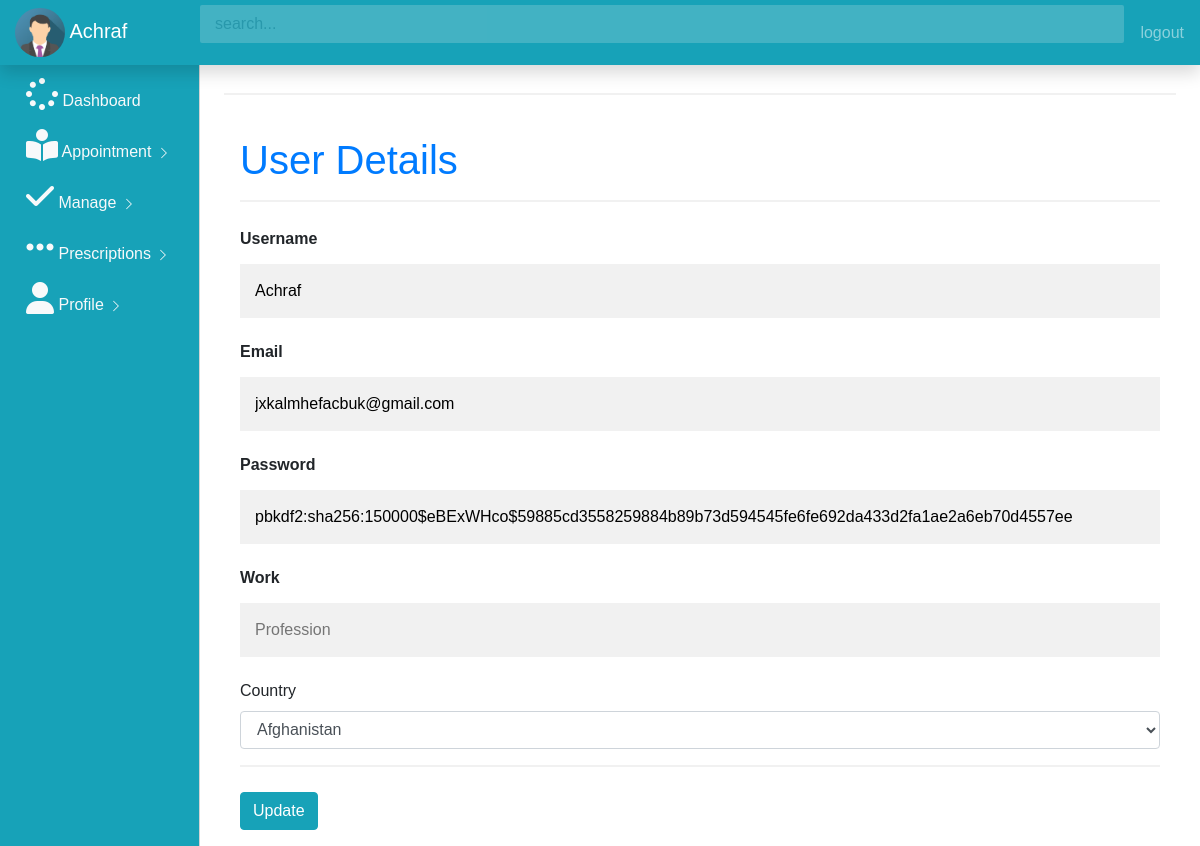
The app's page /change_profile (signed in) with its own data.
### app.py (models this page shows, shortened)
class User(UserMixin, db.Model):
    id = db.Column(db.Integer, primary_key=True)
    username = db.Column(db.String(100))
    email = db.Column(db.String(100), unique=True)
    password = db.Column(db.String(100))
    doctor = db.Column(db.Boolean)
    admin = db.Column(db.Boolean)
    work = db.Column(db.String(100))
    country = db.Column(db.String(100))
    image = db.Column(db.String(100))
    @property
    def unhashed_password(self):
        raise AttributeError('cannot view unhased password')
    appointment_by = db.relationship('Appointments',
                                     foreign_keys='Appointments.asked_by_id',
                                     backref='asker',
                                     lazy=True
                                     )
    Receive_by = db.relationship('Notiication',
                                 foreign_keys='Notiication.receive_by_id',
                                 backref='reciever',
                                 lazy=True
                                 )
    Sender_by = db.relationship('Notiication',
                                foreign_keys='Notiication.doctor_id',
                                backref='sender',
                                lazy=True
                                )
    answers_requested = db.relationship('Appointments',
                                        foreign_keys='Appointments.doctor_id',
                                        backref='expert',
                                        lazy=True
                                        )

### app.py (the view)
@app.route('/change_profile')  # 200
@login_required
def change_profile():
    get_usors = User.query.all()
    owner = User.query.filter_by(
        email=current_user.email, password=current_user.password, admin=False, doctor=False).first()
    if not owner:
        flash("Kindly login as patient !")
        return redirect(url_for('home'))
    else:
        return render_template('profile.html', users=get_usors)

### app.py (called while the page is built)
@login_manager.user_loader
def load_user(user_id):
    return User.query.get(int(user_id))

### templates/profile.html (shortened to what this page needs)
{% include 'plane_dash.html' %}
{% block body %}
<main role="main" class="col-md-9 ml-sm-auto col-lg-10 px-4">
    <hr>
    <form action="{{url_for('update_profile')}}" method = "POST">
        <div class="container">
          <h1 class="text-primary">User Details</h1>
          <hr>
          <label for="username"><b>Username</b></label>
          <input type="text" placeholder="Enter username" name="username" id="username" value = "{{current_user.username}}" required>
          <label for="email"><b>Email</b></label>
          <input type="text" placeholder="Enter Email" name="email" id="email" value = "{{current_user.email}}"" required>
          <label for="password"><b>Password</b></label>
          <input type="text" placeholder="Repeat Password" name="password" id="password" value = "{{current_user.password}}" required>
          <label for="work"><b>Work</b></label>
          <input type="text" placeholder="Profession" name="work" id="work" required>
          <label for="country">Country</label>
          <select id="country" name="country" class="form-control">
              <option value="Afghanistan">Afghanistan</option>
          </select>
          <hr>
          <button  class=" btn btn-info" href = "/update/{{current_user.id}}">Update
        </button>
        </div>
      </form>
</main>
{% endblock %}

### templates/plane_dash.html (shortened to what this page needs)
<!doctype html>
<html lang="en">
  <head>
    <link rel="stylesheet" href="https://stackpath.bootstrapcdn.com/bootstrap/4.5.2/css/bootstrap.min.css">
    <link rel="stylesheet" href="/static/css/dashboard.css">
    <link rel="stylesheet" href="https://cdn.datatables.net/1.10.22/css/jquery.dataTables.min.css">
  </head>
  <body> {%block body%}
    <nav class="navbar navbar-dark bg-info fixed-top flex-md-nowrap p-0 shadow">
        <a class="navbar-brand col-sm-3 col-md-2 mr-0" href="#">
          <img src="{{url_for('static', filename ='img_avatar.png')}}" alt="Avatar" style="width:50px;border-radius: 50%;">
          {{current_user.username}}
          </a>
        <input type="text" class="form-control form-control-primary w-100" placeholder="search...">
        <ul class=" navbar-nav px-3">
            <li class="nav-item text-nowrap">
                <a class="nav-link" onclick="return confirm('Confirm logout') " href="{{url_for('home')}}">logout</a>
            </li>
        </ul>
      </nav>
      <div class="container-fluid">
        <div class="row">
            <div class  = "col-md-2 bg-info d-none d-md-block sidebar" style="color:white;">
                <div class="left-sidebar">
                    <ul class="nav flex-column sidebar-nav">
                        <li class="nav-item">
                        <a class="nav-link text-light" href="{{url_for('get_signin')}}">
                          <i class ="fa fa-spinner fa-2x"></i> Dashboard
                        </a>
                        </li>
                        <li class="nav-item">
                          <a class="nav-link text-light" href="{{url_for('appointment')}}">
                         <i class="fa fa-book-reader fa-2x"></i> Appointment
                                     <svg class="bi bi-chevron-right" width="16" height="16" viewBox="0 0 20 20" fill="currentColor" xmlns="http://www.w3.org/2000/svg"><path fill-rule="evenodd" d="M6.646 3.646a.5.5 0 01.708 0l6 6a.5.5 0 010 .708l-6 6a.5.5 0 01-.708-.708L12.293 10 6.646 4.354a.5.5 0 010-.708z"/></svg>
                        </a>
                        </li>
                        <li class="nav-item">
                          <a class="nav-link text-light" href="{{url_for('manage')}}">
                         <i class="fa fa-check fa-2x"></i> Manage
                                     <svg class="bi bi-chevron-right" width="16" height="16" viewBox="0 0 20 20" fill="currentColor" xmlns="http://www.w3.org/2000/svg"><path fill-rule="evenodd" d="M6.646 3.646a.5.5 0 01.708 0l6 6a.5.5 0 010 .708l-6 6a.5.5 0 01-.708-.708L12.293 10 6.646 4.354a.5.5 0 010-.708z"/></svg>
                        </a>
                        </li>
                        <li class="nav-item">
                          <a class="nav-link text-light" href="">
                         <i class="fa fa-ellipsis-h fa-2x"></i> Prescriptions
                                     <svg class="bi bi-chevron-right" width="16" height="16" viewBox="0 0 20 20" fill="currentColor" xmlns="http://www.w3.org/2000/svg"><path fill-rule="evenodd" d="M6.646 3.646a.5.5 0 01.708 0l6 6a.5.5 0 010 .708l-6 6a.5.5 0 01-.708-.708L12.293 10 6.646 4.354a.5.5 0 010-.708z"/></svg>
                        </a>
                        </li>
                        <li class="nav-item">
                          <a class="nav-link text-light" href="{{url_for('change_profile')}}">
                          <i class="fa fa-user  fa-2x "></i> Profile
                            <svg class="bi bi-chevron-right" width="16" height="16" viewBox="0 0 20 20" fill="currentColor" xmlns="http://www.w3.org/2000/svg"><path fill-rule="evenodd" d="M6.646 3.646a.5.5 0 01.708 0l6 6a.5.5 0 010 .708l-6 6a.5.5 0 01-.708-.708L12.293 10 6.646 4.354a.5.5 0 010-.708z"/></svg>
                        </a>
                        </li>
                      </ul>
                </div>
            </div>
            <main role="main" class="col-md-9 ml-sm-auto col-lg-10 px-4">
                <h3>Dashboard</h3>
            </main>
        </div>
      </div>
    {% endblock %}
  </body>
</html>

### static/css/dashboard.css (style rules this page uses)
.form-control-primary { margin: 10px; opacity: 0.2; border-radius: 2px; }
.sidebar { position: fixed; top:0; left:0; bottom:0; z-index:100; padding: 70px 0 0 10px; border-right: 1px solid #d3d3d3; }
.sidebar-nav li .nav-link { color: #333; font-weight: 500; }
body { font-family: Arial, Helvetica, sans-serif; }
* { box-sizing: border-box; }
.container { padding: 16px; background-color: white; }
input[type=text], input[type=password] { width: 100%; padding: 15px; margin: 5px 0 22px 0; display: inline-block; border: none; background: #f1f1f1; }
hr { border: 1px solid #f1f1f1; margin-bottom: 25px; }
a { color: dodgerblue; }

### templates/profile.html (style rules this page uses)
body { font-family: Arial, Helvetica, sans-serif; }
* { box-sizing: border-box; }
.container { padding: 16px; background-color: white; }
input[type=text], input[type=password] { width: 100%; padding: 15px; margin: 5px 0 22px 0; display: inline-block; border: none; background: #f1f1f1; }
hr { border: 1px solid #f1f1f1; margin-bottom: 25px; }
a { color: dodgerblue; }

### records on screen
User: username "Achraf", email "jxkalmhefacbuk@gmail.com", password "pbkdf2:sha256:150000$eBExWHco$59885cd3558259884b89b73d594545fe6fe692da433d2fa1ae2a6eb70d4557ee"
